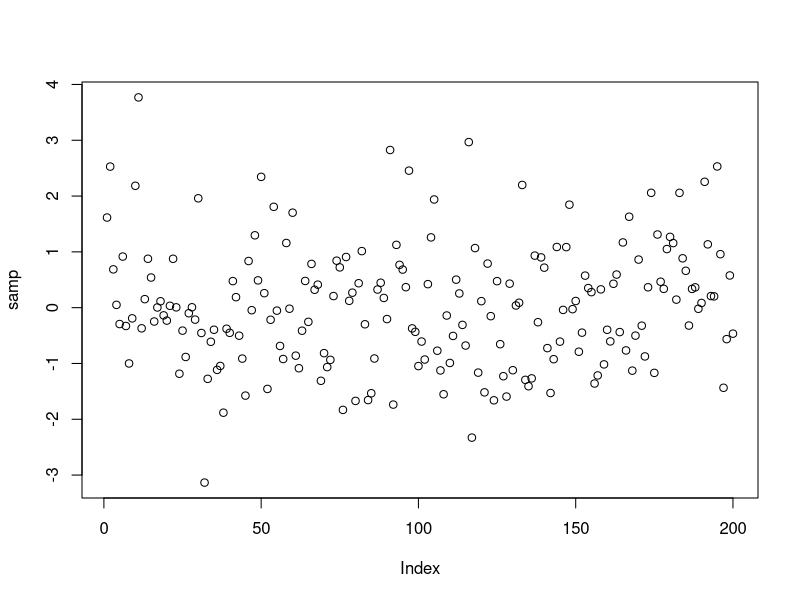

Reproduce this figure in R.
# Warsztat R zaawansowany 1 - 18.11.2019

hello <- function() print("Hello World!")

Sys.getlocale()
Sys.setlocale("LC_MESSAGES", "en_GB.UTF-8") # zmiana jezyka - sprawdzic

# [git] branch x
# checkout -b x
# diff
# add
# commit (etap)
# push / pull (wysylanie/pobieranie z repozytorium)
# remote
# merge

# Nowy Projekt -> Version Control -> GIT

num_der <- function(f, x, h) { # pochodna numeryczna
  (f(x+h)-f(x))/h
}

f <- function(x) exp(x)

num_der(f, 3, 1/100000)

n<-200
samp<-rt(n,10)
print(samp)
plot(samp)

# wydajne listy
l <- as.list(rep(1,n))
append(l, 5)

# funkcje zagniezdzone
# f1 <- function(...) {
#   f2 <- function(...){}
# }

# macierze w R sa definiowane jako wektor kolumn, wiec operacje na kolumnach sa wydajniejsze
# data.table - najszybszy modul tabel danych